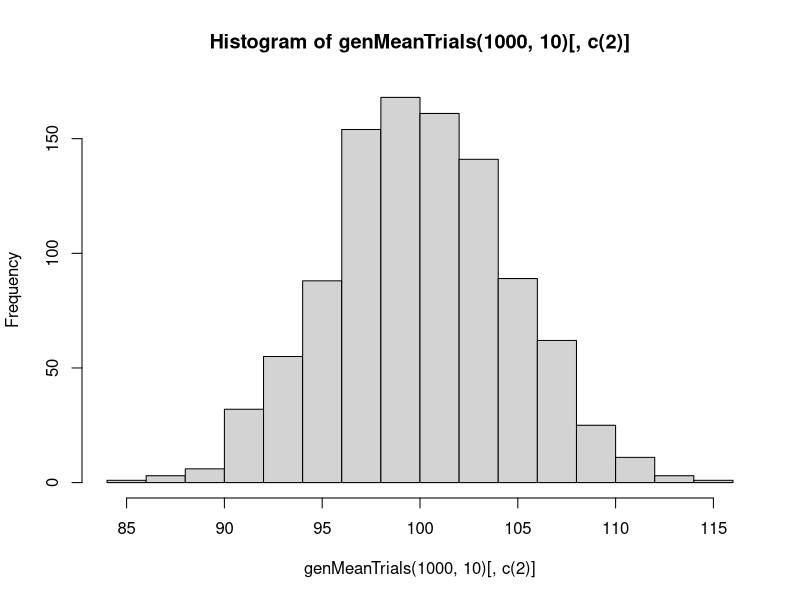
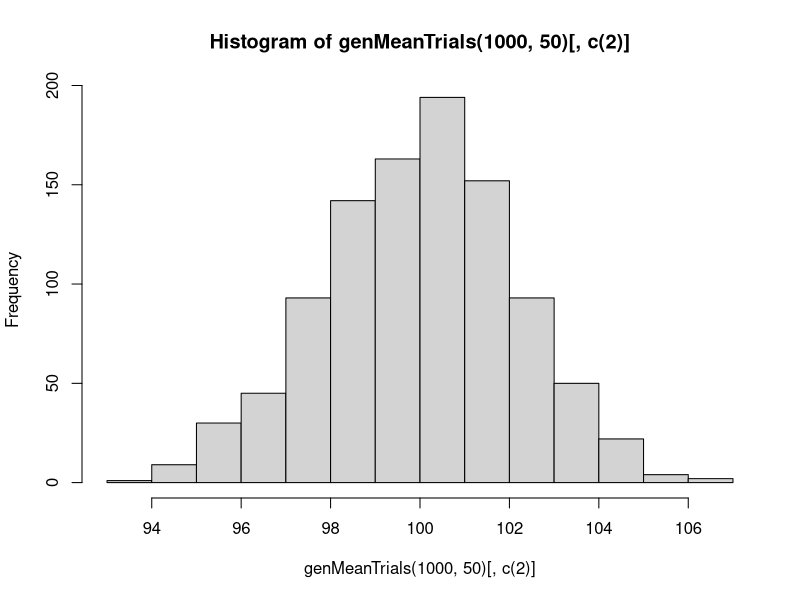
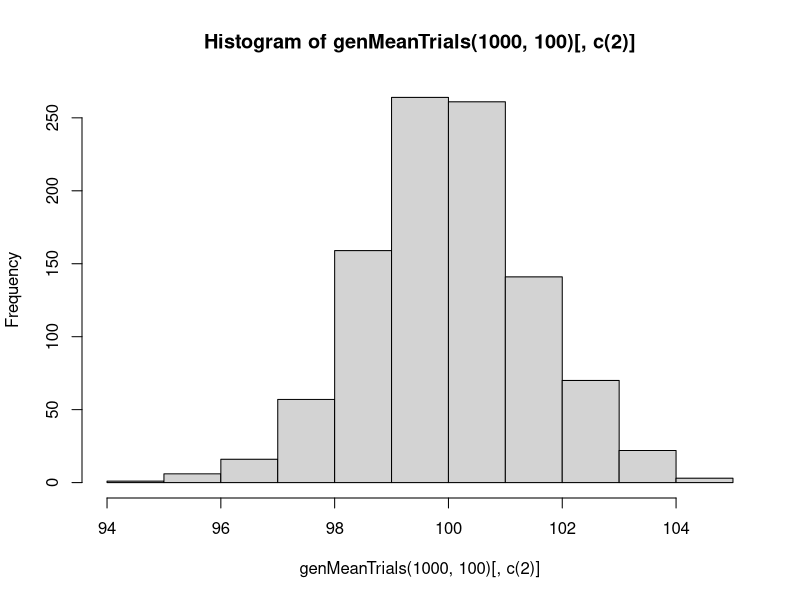
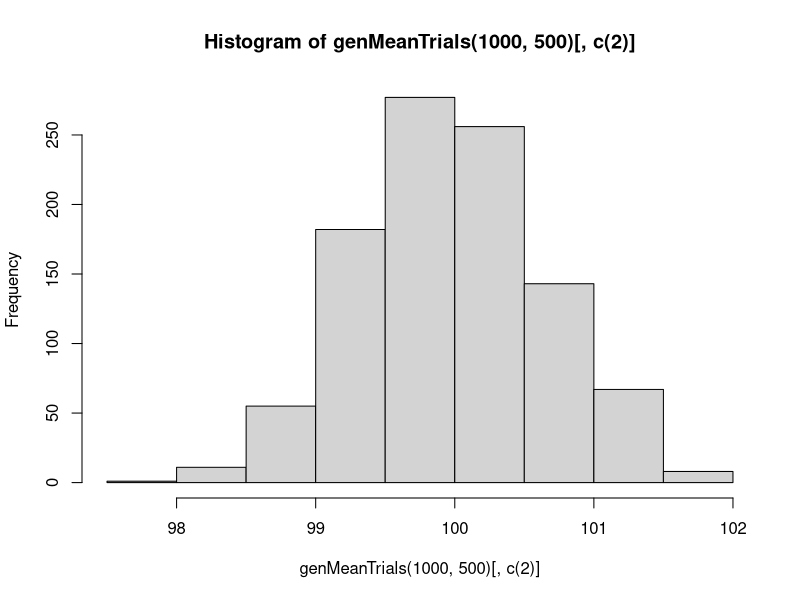
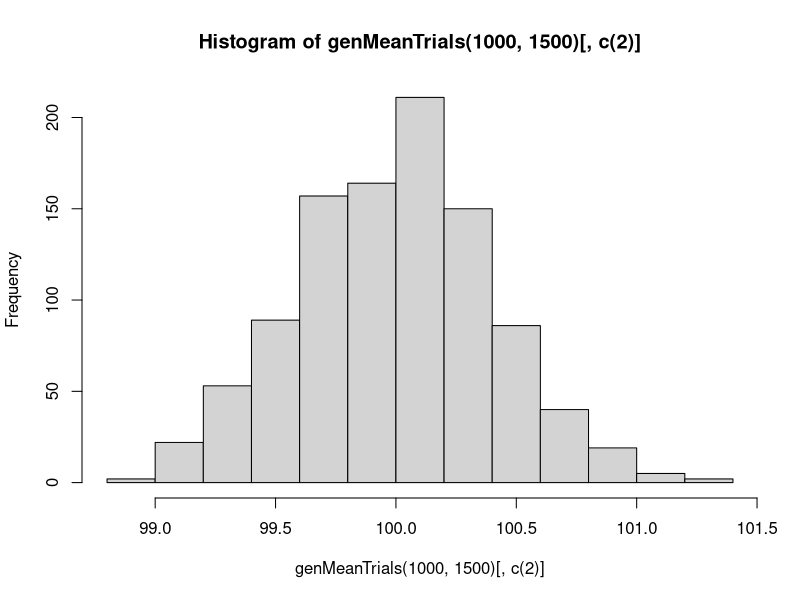
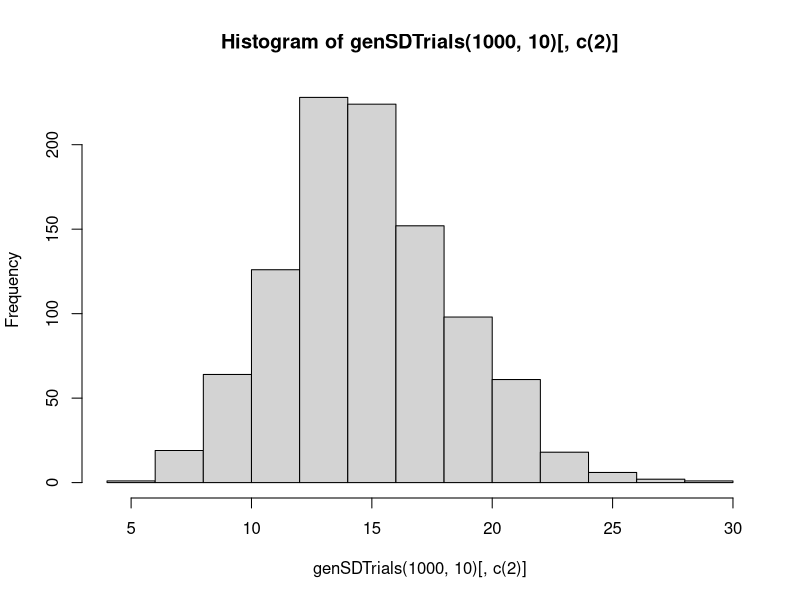
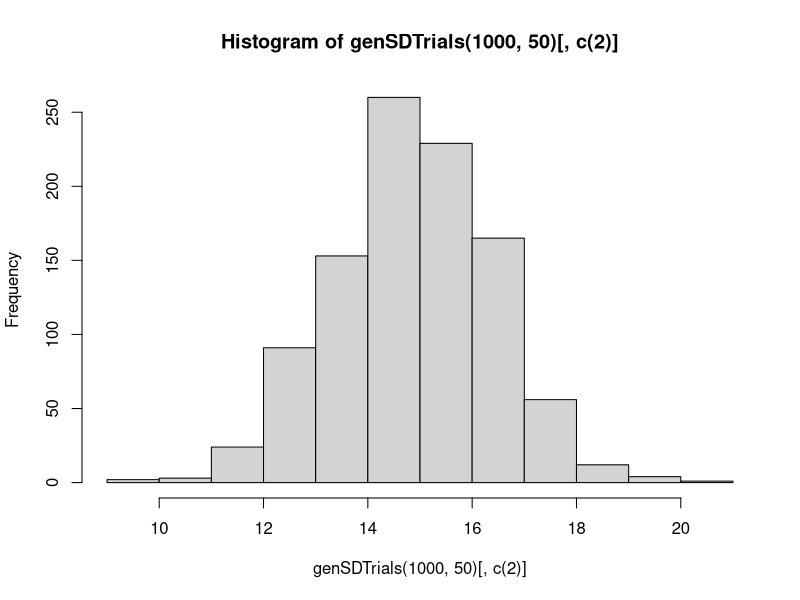
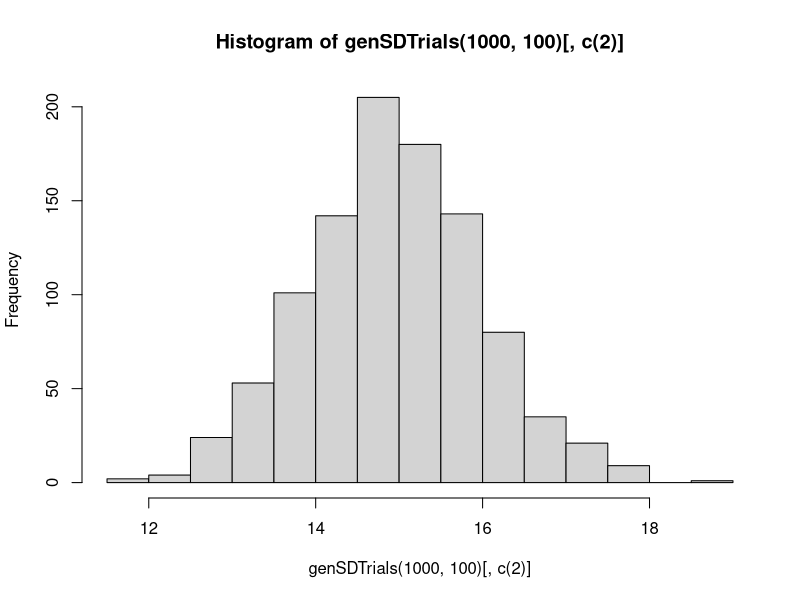

The R source for these figures, in order:
## ---- chunk 1
knitr::opts_chunk$set(echo = TRUE)
## ---- chunk 2
rm(list = setdiff(ls(), lsf.str()))
## ---- chunk 3
q1mean <- 100
q1sd <- 15

meansamplex <- function(x) {
  mean(rnorm(x, mean=q1mean, sd=q1sd))
}

sdsamplex <- function(x) {
  sd(rnorm(x, mean=q1mean, sd=q1sd))
}

genMeanTrials <- function(trials, x) {
  df <- data.frame(matrix(ncol = 2, nrow = 0))
  colnames(df) <- c("Index", "Mean")
  
  for(i in 1:1000) {
    df <- rbind(df, c(i, mean(rnorm(x, mean=q1mean, sd=q1sd))))
  }
  df
}

genSDTrials <- function(trials, x) {
  df <- data.frame(matrix(ncol = 2, nrow = 0))
  colnames(df) <- c("Index", "Mean")
  
  for(i in 1:1000) {
    df <- rbind(df, c(i, sd(rnorm(x, mean=q1mean, sd=q1sd))))
  }
  df
}
## ---- chunk 4
hist(genMeanTrials(1000, 10)[, c(2)])
## ---- chunk 5
hist(genMeanTrials(1000, 50)[, c(2)])
## ---- chunk 6
hist(genMeanTrials(1000, 100)[, c(2)])
## ---- chunk 7
hist(genMeanTrials(1000, 500)[, c(2)])
## ---- chunk 8

hist(genMeanTrials(1000, 1500)[, c(2)])
## ---- chunk 9
hist(genSDTrials(1000, 10)[, c(2)])
## ---- chunk 10
hist(genSDTrials(1000, 50)[, c(2)])
## ---- chunk 11
hist(genSDTrials(1000, 100)[, c(2)])
## ---- chunk 12
hist(genSDTrials(1000, 500)[, c(2)])
## ---- chunk 13
hist(genSDTrials(1000, 1500)[, c(2)])
## ---- chunk 14
q2a <- 2
q2b<- 5

genMeanTrials <- function(trials, x) {
  df <- data.frame(matrix(ncol = 2, nrow = 0))
  colnames(df) <- c("Index", "Mean")
  
  for(i in 1:1000) {
    df <- rbind(df, c(i, mean(rbeta(x, shape1=q2a, shape2=q2b))))
  }
  df
}

genSDTrials <- function(trials, x) {
  df <- data.frame(matrix(ncol = 2, nrow = 0))
  colnames(df) <- c("Index", "Mean")
  
  for(i in 1:1000) {
    df <- rbind(df, c(i, sd(rbeta(x, shape1=q2a, shape2=q2b))))
  }
  df
}

print("Expected mean:")
(q2a)/(q2a+q2b) # 0.2857143
print("Expected SD:")
((q2a * q2b) / (((q2a + q2b)^2) * (q2a + q2b + 1)))^(1/2) # 0.1597191

## ---- chunk 15
hist(genMeanTrials(1000, 10)[, c(2)])
## ---- chunk 16
hist(genMeanTrials(1000, 50)[, c(2)])
## ---- chunk 17
hist(genMeanTrials(1000, 100)[, c(2)])
## ---- chunk 18
hist(genMeanTrials(1000, 500)[, c(2)])
## ---- chunk 19

hist(genMeanTrials(1000, 1500)[, c(2)])
## ---- chunk 20
hist(genSDTrials(1000, 10)[, c(2)])
## ---- chunk 21
hist(genSDTrials(1000, 50)[, c(2)])
## ---- chunk 22
hist(genSDTrials(1000, 100)[, c(2)])
## ---- chunk 23
hist(genSDTrials(1000, 500)[, c(2)])
## ---- chunk 24
hist(genSDTrials(1000, 1500)[, c(2)])
